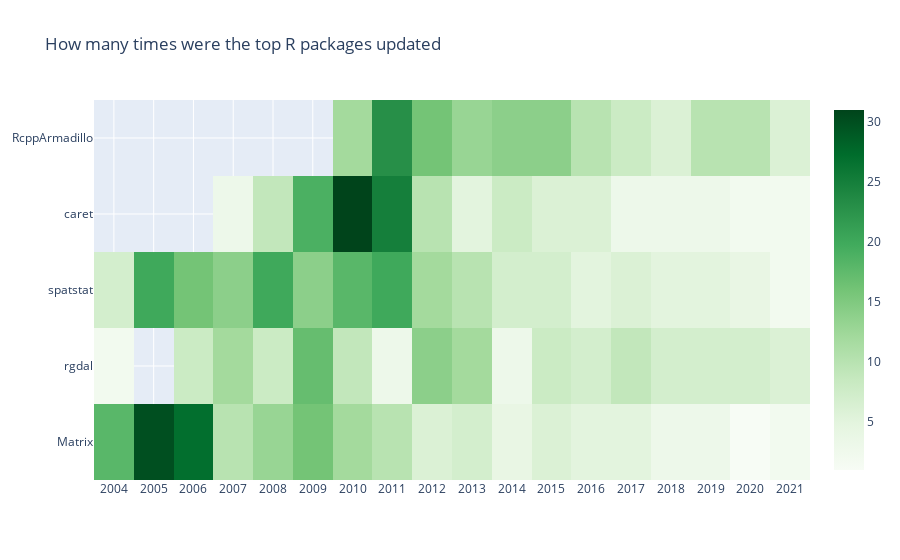

The notebook cell this image was saved under:
### Code cell
# Plotting a heatmap - Github style
fig = go.Figure(data=go.Heatmap(
                   z=df_cleaned['index'],
                   x=df_cleaned.year,
                   y=df_cleaned.package,
                   hoverongaps = False,
                   colorscale = 'Greens' ))
fig.update_layout(title="How many times were the top R packages updated")                 
fig.show()

### Figure 1 — Plotly figure (JSON) as saved in the notebook; plotly's stock layout.template omitted (floating-point values rounded to 4 significant figures)
{"data": [{"colorscale": [[0, "rgb(247,252,245)"], [0.125, "rgb(229,245,224)"], [0.25, "rgb(199,233,192)"], [0.375, "rgb(161,217,155)"], [0.5, "rgb(116,196,118)"], [0.625, "rgb(65,171,93)"], [0.75, "rgb(35,139,69)"], [0.875, "rgb(0,109,44)"], [1, "rgb(0,68,27)"]], "hoverongaps": false, "type": "heatmap", "x": ["2004", "2004", "2004", "2005", "2005", "2006", "2006", "2006", "2007", "2007", "2007", "2007", "2008", "2008", "2008", "2008", "2009", "2009", "2009", "2009", "2010", "2010", "2010", "2010", "2010", "2011", "2011", "2011", "2011", "2011", "2012", "2012", "2012", "2012", "2012", "2013", "2013", "2013", "2013", "2013", "2014", "2014", "2014", "2014", "2014", "2015", "2015", "2015", "2015", "2015", "2016", "2016", "2016", "2016", "2016", "2017", "2017", "2017", "2017", "2017", "2018", "2018", "2018", "2018", "2018", "2019", "2019", "2019", "2019", "2019", "2020", "2020", "2020", "2020", "2020", "2021", "2021", "2021", "2021", "2021"], "y": ["Matrix", "rgdal", "spatstat", "Matrix", "spatstat", "Matrix", "rgdal", "spatstat", "Matrix", "caret", "rgdal", "spatstat", "Matrix", "caret", "rgdal", "spatstat", "Matrix", "caret", "rgdal", "spatstat", "Matrix", "RcppArmadillo", "caret", "rgdal", "spatstat", "Matrix", "RcppArmadillo", "caret", "rgdal", "spatstat", "Matrix", "RcppArmadillo", "caret", "rgdal", "spatstat", "Matrix", "RcppArmadillo", "caret", "rgdal", "spatstat", "Matrix", "RcppArmadillo", "caret", "rgdal", "spatstat", "Matrix", "RcppArmadillo", "caret", "rgdal", "spatstat", "Matrix", "RcppArmadillo", "caret", "rgdal", "spatstat", "Matrix", "RcppArmadillo", "caret", "rgdal", "spatstat", "Matrix", "RcppArmadillo", "caret", "rgdal", "spatstat", "Matrix", "RcppArmadillo", "caret", "rgdal", "spatstat", "Matrix", "RcppArmadillo", "caret", "rgdal", "spatstat", "Matrix", "RcppArmadillo", "caret", "rgdal", "spatstat"], "z": [18, 2, 7, 30, 20, 27, 8, 16, 10, 3, 12, 14, 13, 9, 8, 20, 16, 19, 17, 14, 12, 12, 31, 9, 18, 10, 23, 25, 3, 20, 6, 16, 10, 14, 12, 7, 13, 5, 12, 10, 4, 14, 8, 3, 7, 6, 14, 6, 8, 7, 5, 10, 6, 7, 5, 5, 8, 3, 9, 6, 3, 6, 3, 7, 5, 3, 10, 3, 7, 5, 1, 10, 2, 7, 4, 2, 6, 2, 6, 2]}], "layout": {"title": {"text": "How many times were the top R packages updated"}}}
